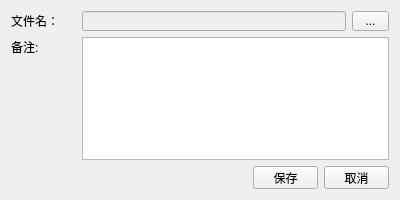
<?xml version="1.0" encoding="UTF-8"?>
<ui version="4.0">
 <class>AddWindow</class>
 <widget class="QWidget" name="AddWindow">
  <property name="enabled">
   <bool>true</bool>
  </property>
  <property name="geometry">
   <rect>
    <x>0</x>
    <y>0</y>
    <width>400</width>
    <height>200</height>
   </rect>
  </property>
  <property name="minimumSize">
   <size>
    <width>400</width>
    <height>200</height>
   </size>
  </property>
  <property name="maximumSize">
   <size>
    <width>400</width>
    <height>200</height>
   </size>
  </property>
  <property name="windowTitle">
   <string>Form</string>
  </property>
  <layout class="QGridLayout" name="gridLayout_2">
   <item row="0" column="0">
    <layout class="QHBoxLayout" name="horizontalLayout">
     <item>
      <widget class="QLabel" name="title">
       <property name="minimumSize">
        <size>
         <width>65</width>
         <height>20</height>
        </size>
       </property>
       <property name="maximumSize">
        <size>
         <width>65</width>
         <height>20</height>
        </size>
       </property>
       <property name="text">
        <string>文件名：</string>
       </property>
      </widget>
     </item>
     <item>
      <widget class="QLineEdit" name="lineEdit">
       <property name="enabled">
        <bool>false</bool>
       </property>
       <property name="minimumSize">
        <size>
         <width>0</width>
         <height>20</height>
        </size>
       </property>
       <property name="maximumSize">
        <size>
         <width>16777215</width>
         <height>20</height>
        </size>
       </property>
       <property name="focusPolicy">
        <enum>Qt::NoFocus</enum>
       </property>
      </widget>
     </item>
     <item>
      <widget class="QToolButton" name="selectButton">
       <property name="minimumSize">
        <size>
         <width>37</width>
         <height>20</height>
        </size>
       </property>
       <property name="maximumSize">
        <size>
         <width>37</width>
         <height>20</height>
        </size>
       </property>
       <property name="text">
        <string>...</string>
       </property>
      </widget>
     </item>
    </layout>
   </item>
   <item row="1" column="0">
    <layout class="QGridLayout" name="gridLayout">
     <item row="0" column="0">
      <widget class="QLabel" name="lblRemarks">
       <property name="minimumSize">
        <size>
         <width>65</width>
         <height>20</height>
        </size>
       </property>
       <property name="maximumSize">
        <size>
         <width>65</width>
         <height>20</height>
        </size>
       </property>
       <property name="text">
        <string>备注:</string>
       </property>
      </widget>
     </item>
     <item row="0" column="1" rowspan="2">
      <widget class="QTextEdit" name="teRemarks"/>
     </item>
     <item row="1" column="0">
      <spacer name="verticalSpacer">
       <property name="orientation">
        <enum>Qt::Vertical</enum>
       </property>
       <property name="sizeHint" stdset="0">
        <size>
         <width>20</width>
         <height>40</height>
        </size>
       </property>
      </spacer>
     </item>
    </layout>
   </item>
   <item row="2" column="0">
    <layout class="QHBoxLayout" name="horizontalLayout_2">
     <item>
      <spacer name="horizontalSpacer">
       <property name="orientation">
        <enum>Qt::Horizontal</enum>
       </property>
       <property name="sizeHint" stdset="0">
        <size>
         <width>40</width>
         <height>20</height>
        </size>
       </property>
      </spacer>
     </item>
     <item>
      <widget class="QPushButton" name="save">
       <property name="minimumSize">
        <size>
         <width>65</width>
         <height>23</height>
        </size>
       </property>
       <property name="maximumSize">
        <size>
         <width>65</width>
         <height>23</height>
        </size>
       </property>
       <property name="text">
        <string>保存</string>
       </property>
      </widget>
     </item>
     <item>
      <widget class="QPushButton" name="cancleButton">
       <property name="minimumSize">
        <size>
         <width>65</width>
         <height>23</height>
        </size>
       </property>
       <property name="maximumSize">
        <size>
         <width>65</width>
         <height>23</height>
        </size>
       </property>
       <property name="text">
        <string>取消</string>
       </property>
      </widget>
     </item>
    </layout>
   </item>
  </layout>
 </widget>
 <resources/>
 <connections/>
</ui>
